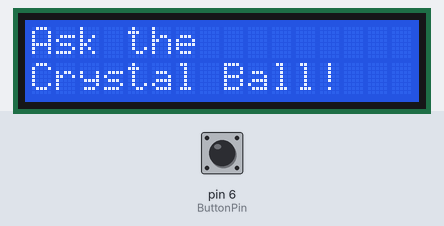
A sketch run on a simulated Arduino Uno, built with avr-gcc and run on an emulated ATmega328P. On the bench: 16×2 character LCD. Inputs (shaded band) come from the test bench; at power-on: pin 6 (ButtonPin) LOW. Random numbers use the default seed unless the sketch sets one.

Above: at 1.2 s.
1.3 s: pin 6 (ButtonPin) pulled HIGH for 0.15 s
At 2.3 s:
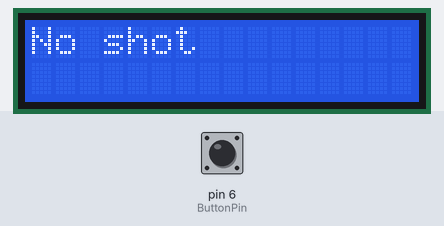
2.9 s: pin 6 (ButtonPin) pulled HIGH for 1 s
At 3.6 s:
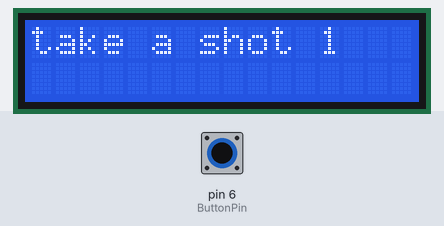
Timing chart, 0 to 5.9 s (numbered marks = the images above; inputs shaded):
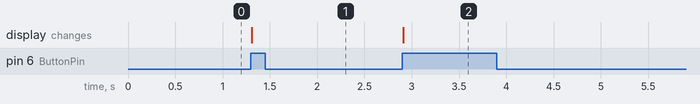

The sketch:

crystalBallForDrinking.ino
```cpp
#include <LiquidCrystal.h>

LiquidCrystal lcd(12,11,5,4,3,2);

const int ButtonPin = 6; //what pin button is on
int switchState = 0; //to keep track of whether we pressed the button
int prevSwitchState =0; //to keep track of previous state
int reply; // what we will output to the lcd
void setup() {
  // put your setup code here, to run once:

  lcd.begin(16,2); // tell how large the screen should be
  pinMode(ButtonPin, INPUT); // have bttonPin an input to listen for changes
  lcd.print("Ask the");
  lcd.setCursor(0,1); //tell the lcd where to display text
  lcd.print("Crystal Ball!");

}

void loop() {
  // put your main code here, to run repeatedly:
 switchState = digitalRead(ButtonPin);// set the state to what switchPin is outputting right now;
 if(switchState != prevSwitchState){ // check if the two states are the same they wont be

  if(switchState == HIGH){// check if button is pressed if it is go inside the if statement
      reply = random(8);
      lcd.clear();

      lcd.setCursor(0,0);

      lcd.println("The ball says");

     lcd.setCursor(0,1);

switch (reply) {
  case 0:
  case 1:
  case 2:
  case 3:
  case 4:
    lcd.print("Yes");
    lcd.clear();
    lcd.print("take a shot ") +  lcd.print(reply );

  delay(5000);
  lcd.clear();
  lcd.print("Ask the");
  // set the cursor to column 0, line 1
  // line 1 is the second row, since counting begins with 0
  lcd.setCursor(0, 1);
  // print to the second line
  lcd.print("Crystal Ball!");

  break;
  case 5:
  case 6:
  case 7:
  case 8:
  lcd.clear();
    lcd.print("No shot");
    break;

}// this tracks what to output for reply
  }

 }
    prevSwitchState = switchState ;
}
```

Measured:
- after the input at 1.3 s, the display: changes at once (image 1)
- after the input at 2.9 s, the display: changes at once (image 2)
